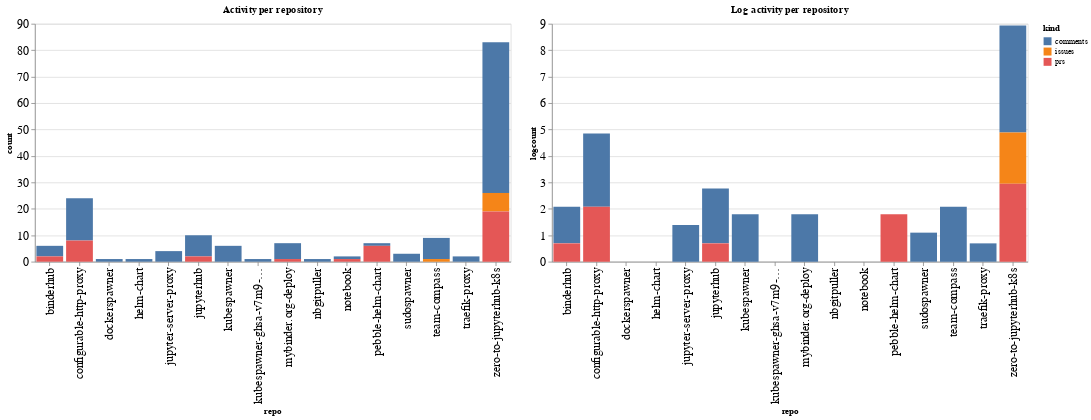

Notebook cell for this chart:
### Code cell
ch1 = alt.Chart(repo_summaries, width=600, title="Activity per repository").mark_bar().encode(
    x='repo',
    y='count',
    color='kind',
    tooltip="kind"
)

ch2 = alt.Chart(repo_summaries, width=600, title="Log activity per repository").mark_bar().encode(
    x='repo',
    y='logcount',
    color='kind',
    tooltip="kind"
)

ch1 | ch2

### Figure 1 — Vega-Lite specification as saved in the notebook (floating-point values rounded to 4 significant figures)
{"config": {"axisLeft": {"labelFontSize": 15}, "axisBottom": {"labelFontSize": 15}}, "hconcat": [{"mark": "bar", "encoding": {"color": {"type": "nominal", "field": "kind"}, "tooltip": {"type": "nominal", "field": "kind"}, "x": {"type": "nominal", "field": "repo"}, "y": {"type": "quantitative", "field": "count"}}, "title": "Activity per repository", "width": 600}, {"mark": "bar", "encoding": {"color": {"type": "nominal", "field": "kind"}, "tooltip": {"type": "nominal", "field": "kind"}, "x": {"type": "nominal", "field": "repo"}, "y": {"type": "quantitative", "field": "logcount"}}, "title": "Log activity per repository", "width": 600}], "data": {"name": "data-9568dccc1b2a2b537d1a6c60c854fb56"}, "$schema": "https://vega.github.io/schema/vega-lite/v4.8.1.json", "datasets": {"data-9568dccc1b2a2b537d1a6c60c854fb56": [{"repo": "binderhub", "kind": "comments", "count": 4, "logcount": 1.386}, {"repo": "binderhub", "kind": "prs", "count": 2, "logcount": 0.6931}, {"repo": "configurable-http-proxy", "kind": "comments", "count": 16, "logcount": 2.773}, {"repo": "configurable-http-proxy", "kind": "prs", "count": 8, "logcount": 2.079}, {"repo": "dockerspawner", "kind": "comments", "count": 1, "logcount": 0.0}, {"repo": "helm-chart", "kind": "comments", "count": 1, "logcount": 0.0}, {"repo": "jupyter-server-proxy", "kind": "comments", "count": 4, "logcount": 1.386}, {"repo": "jupyterhub", "kind": "comments", "count": 8, "logcount": 2.079}, {"repo": "jupyterhub", "kind": "prs", "count": 2, "logcount": 0.6931}, {"repo": "kubespawner", "kind": "comments", "count": 6, "logcount": 1.792}, {"repo": "kubespawner-ghsa-v7m9-9497-p9gr", "kind": "comments", "count": 1, "logcount": 0.0}, {"repo": "mybinder.org-deploy", "kind": "comments", "count": 6, "logcount": 1.792}, {"repo": "mybinder.org-deploy", "kind": "prs", "count": 1, "logcount": 0.0}, {"repo": "nbgitpuller", "kind": "comments", "count": 1, "logcount": 0.0}, {"repo": "notebook", "kind": "comments", "count": 1, "logcount": 0.0}, {"repo": "notebook", "kind": "prs", "count": 1, "logcount": 0.0}, {"repo": "pebble-helm-chart", "kind": "comments", "count": 1, "logcount": 0.0}, {"repo": "pebble-helm-chart", "kind": "prs", "count": 6, "logcount": 1.792}, {"repo": "sudospawner", "kind": "comments", "count": 3, "logcount": 1.099}, {"repo": "team-compass", "kind": "comments", "count": 8, "logcount": 2.079}, {"repo": "team-compass", "kind": "issues", "count": 1, "logcount": 0.0}, {"repo": "traefik-proxy", "kind": "comments", "count": 2, "logcount": 0.6931}, {"repo": "zero-to-jupyterhub-k8s", "kind": "comments", "count": 57, "logcount": 4.043}, {"repo": "zero-to-jupyterhub-k8s", "kind": "issues", "count": 7, "logcount": 1.946}, {"repo": "zero-to-jupyterhub-k8s", "kind": "prs", "count": 19, "logcount": 2.944}]}}
